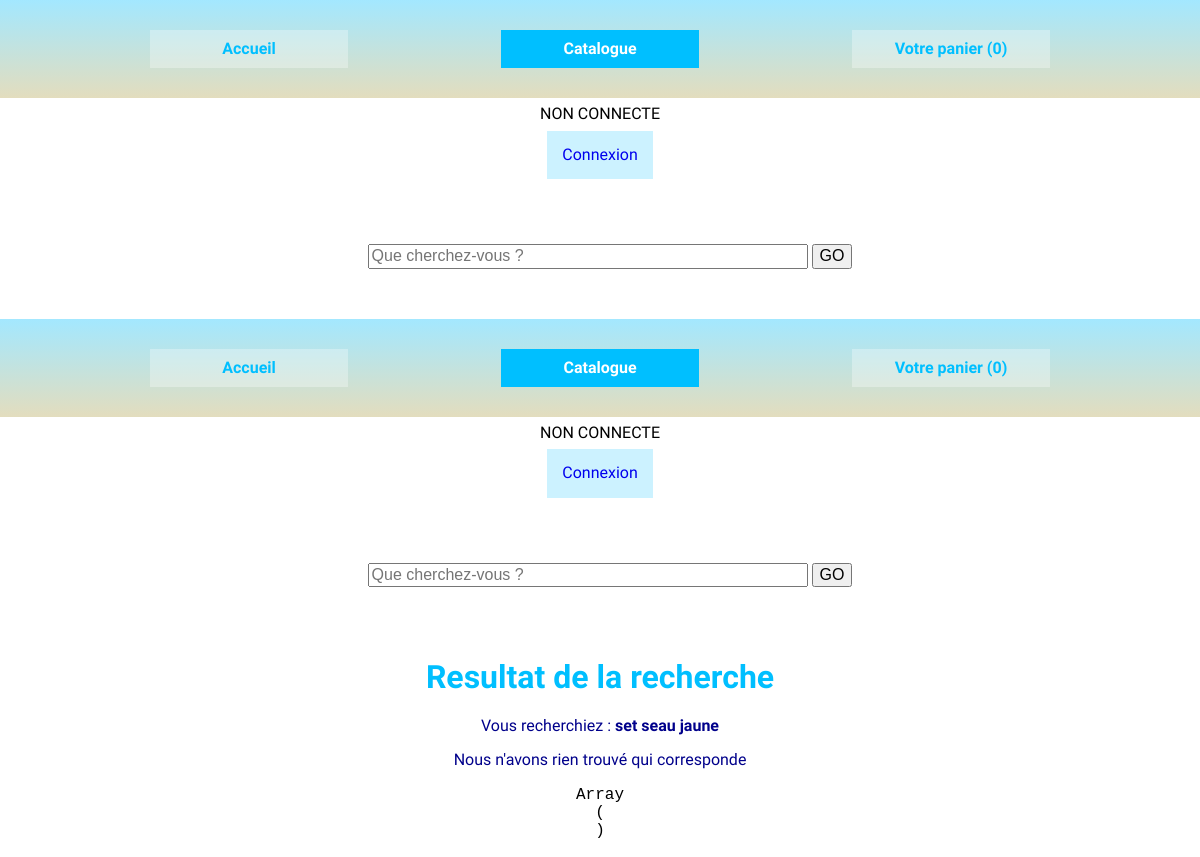
Page /public/recherche.php?findProduct=set seau jaune on the earlier database version.
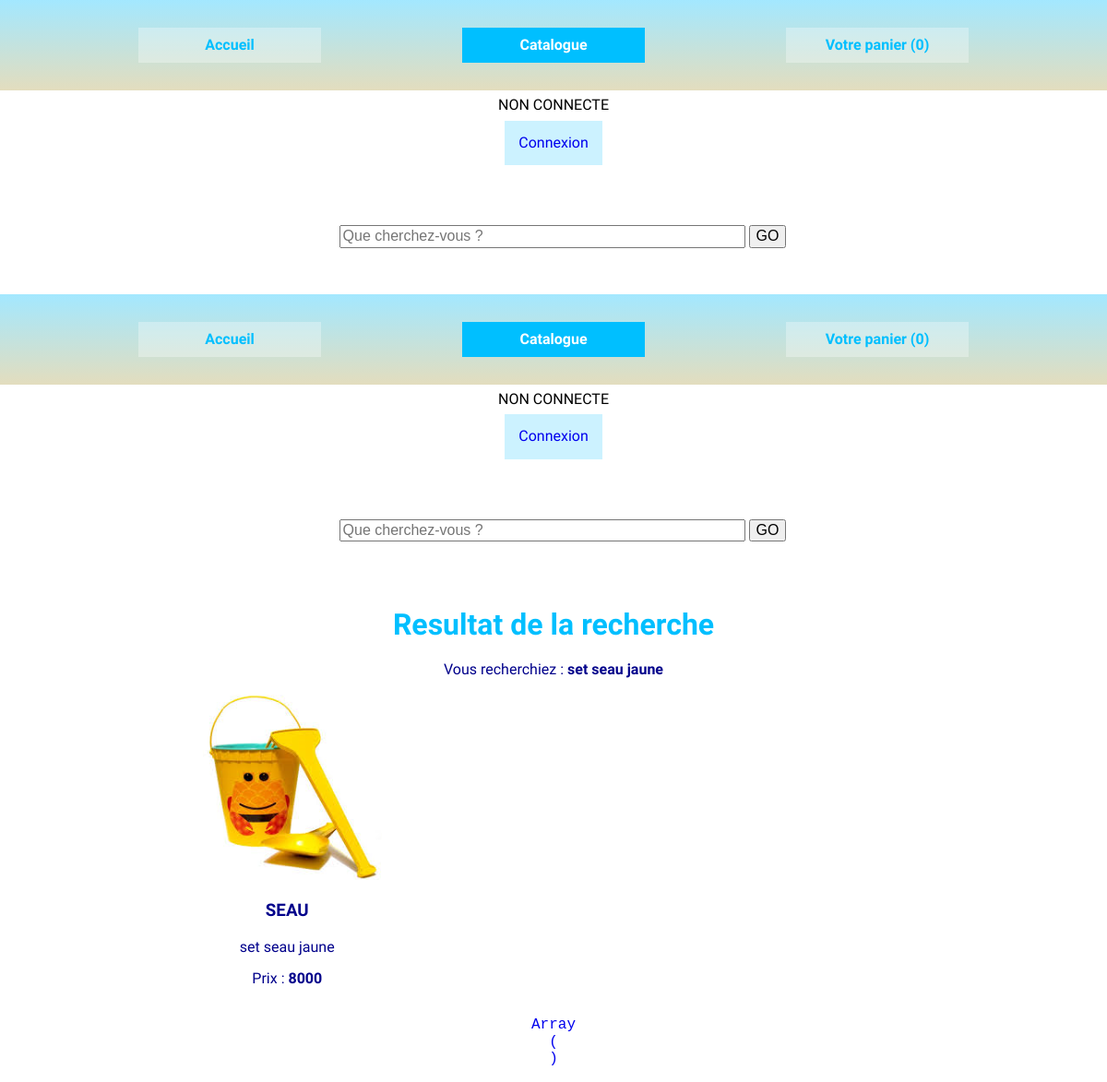
Same page on the later database version.
### tables this page shows
CREATE TABLE `product` (
  `id` int(4) NOT NULL COMMENT 'id',
  `name` varchar(250) NOT NULL COMMENT 'nom produit',
  `price` int(11) NOT NULL COMMENT 'prix en centimes',
  `description` mediumtext NOT NULL COMMENT 'description',
  `photo` varchar(250) NOT NULL DEFAULT 'nophoto.png' COMMENT 'photo',
  `quantity` int(11) NOT NULL COMMENT 'quantité',
  `is_active` tinyint(1) NOT NULL COMMENT 'actif'
);

### public/recherche.php (called while the page is built, shortened)
<?php
$rech = $_GET['findProduct'];
$products = findProduct($rech);
include  '../views/head.phtml.php';
include '../views/retourRecherche.phtml.php';

### services/mystoreServices.php (called while the page is built, shortened)
<?php
function findProduct($quoi) {
	$db = connexion();
	$select = "SELECT * FROM product where description like '%{$quoi}%'";
	$statement = $db->prepare($select);
	$statement->execute();
	$products = $statement->fetchAll(\PDO::FETCH_ASSOC);
	return $products;
}

### views/retourRecherche.phtml.php (the view)
<?php include 'head.phtml.php'; ?>
	<main id="retourRecherche" class="container">
		<h1>Resultat de la recherche</h1>
		<?php echo('Vous recherchiez : <span>' . $rech) . '</span>' ?>
		<?php if ( count($products) == 0 ): ?>
			<p>Nous n'avons rien trouvé qui corresponde</p>
		<?php else : ?>
			<section>
				<ul class="flex">
					<?php foreach ($products as $product) : ?>
						<li>
							<img src="img/<?=$product['photo'] ?>" alt="Pas de photo">
							<article>
								<h3><?=$product['name'] ?></h3>
								<p><?=$product['description'] ?></p>
								<p>Prix : <span><?=$product['price'] ?></span></p>
								<a href="ajoutPanier.php"
							</article>
						</li>
					<?php endforeach; ?>
				</ul>
			</section>
		<?php endif  ?>
	</main>
</body>
<?php include 'footer.phtml.php'; ?>

Differences in the rows shown:
added product: photo (picture), name "SEAU", description "set seau jaune", price "8000"
Other differences:
text no longer shown: "Nous n'avons rien trouvé qui corresponde"
